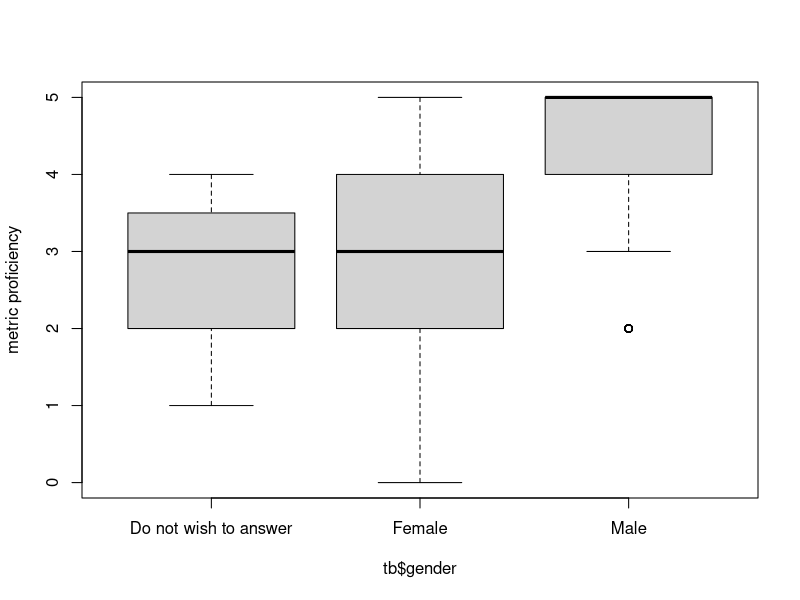
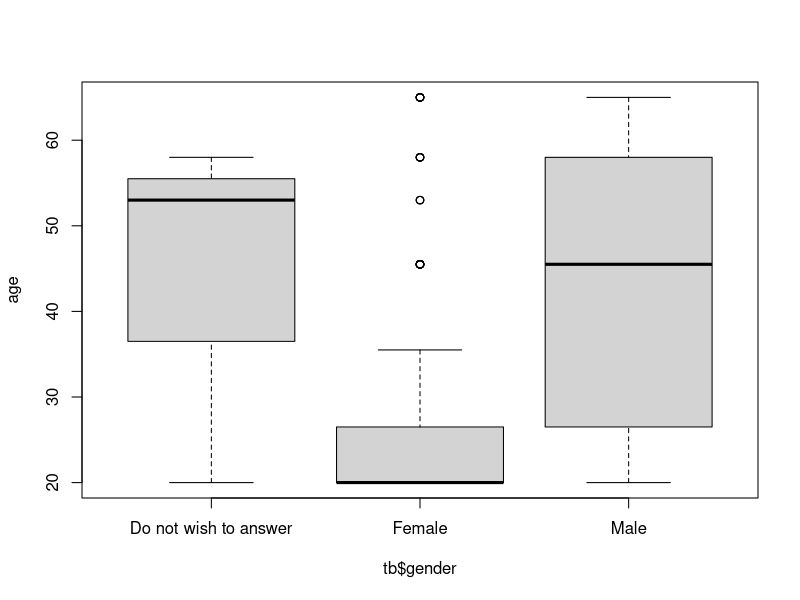
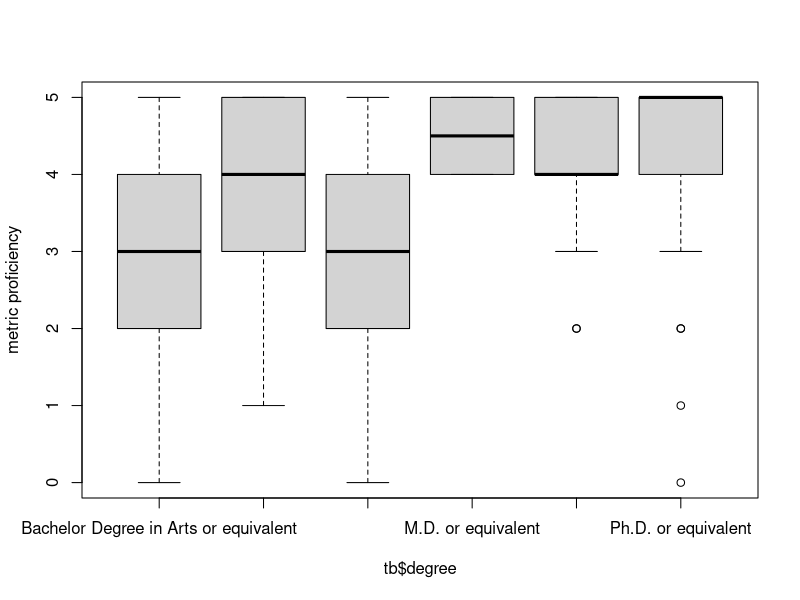
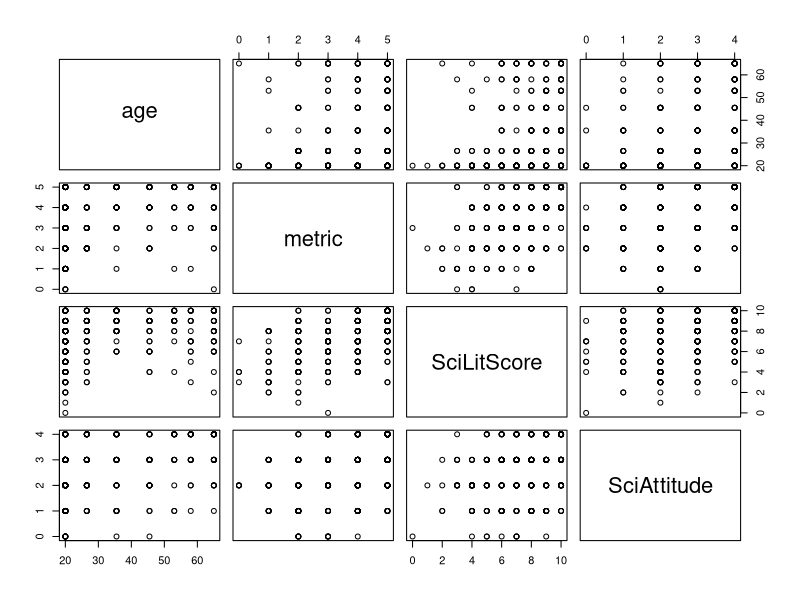
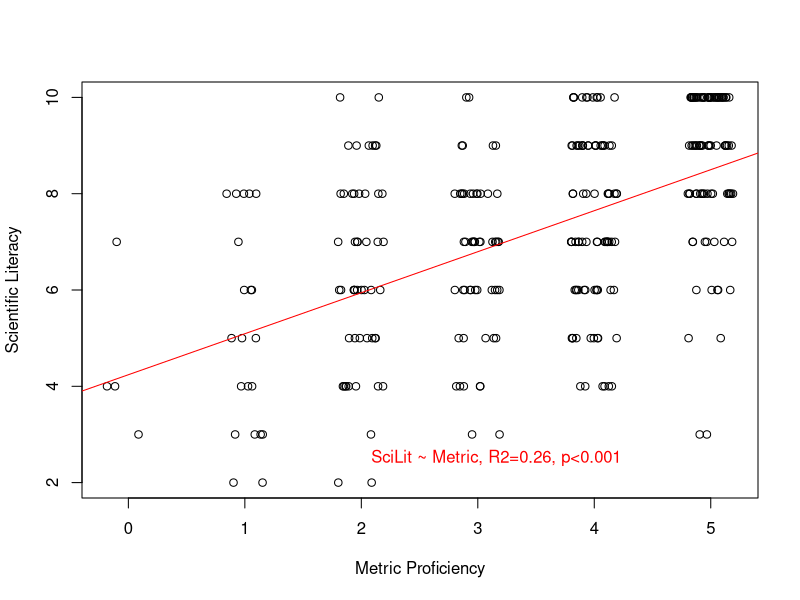
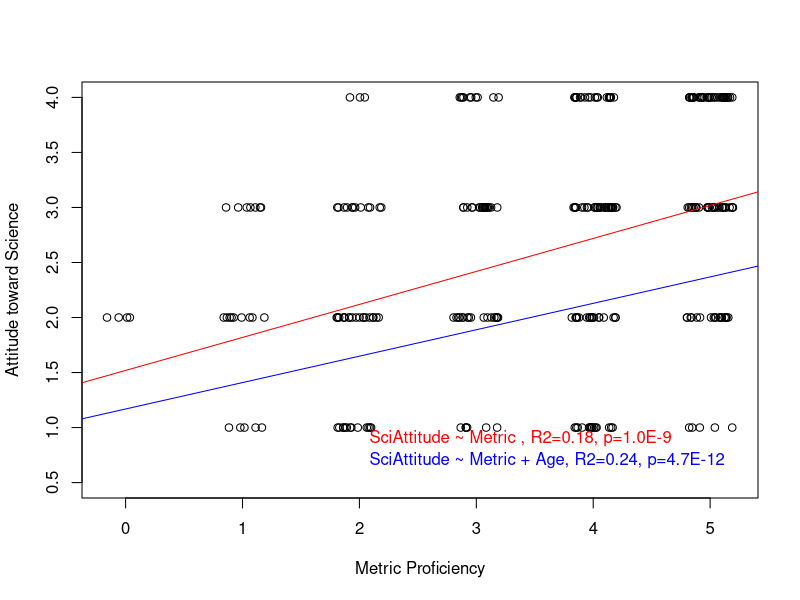
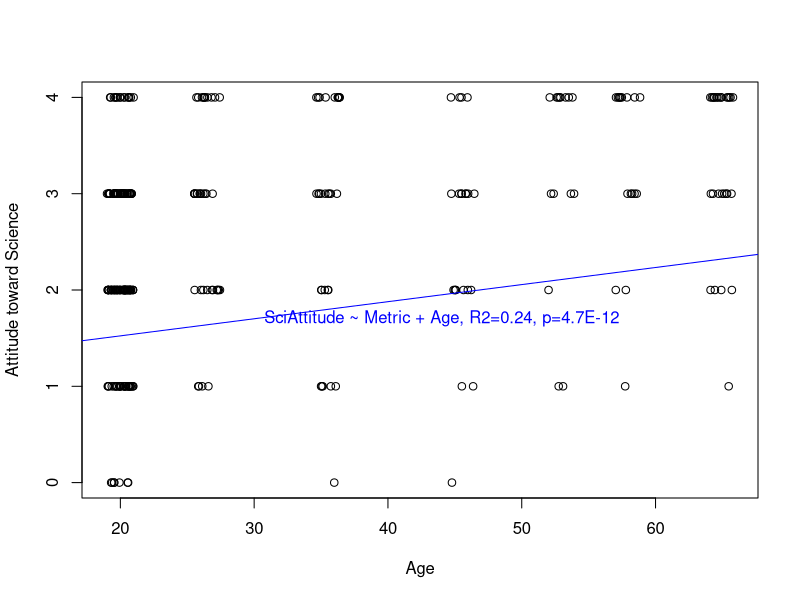
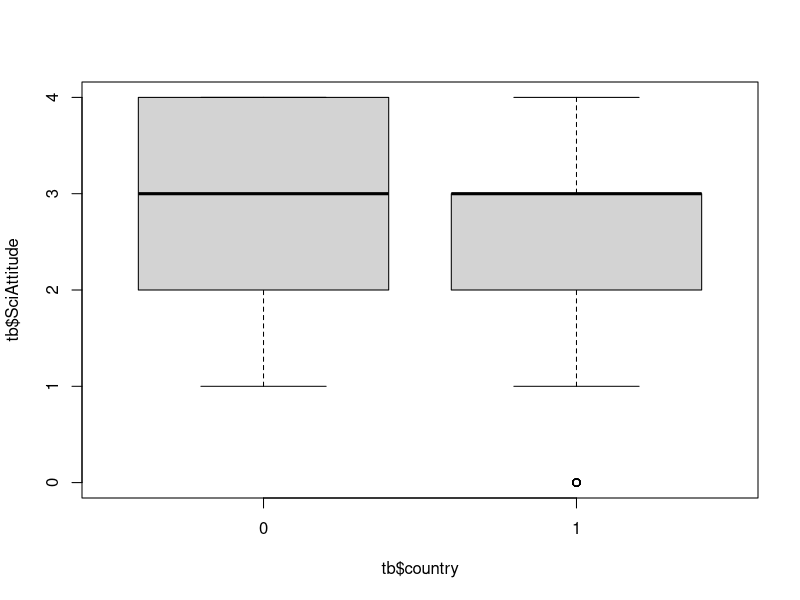

Write R code to recreate these figures, in order.
## ---- chunk 1
rm( list=ls()) #clean up worksapce
library(tidyverse)
list.files()
## ---- chunk 2
tb = read_csv("metric-attitude-literacy.csv")
## ---- chunk 3
?str
help(str);
str(tb);
## ---- chunk 4
#indexing features of R
tb[1:5, 2:3]
tb$age #what does mean? 
#tb$age[?] #try for 5th row in age

# what is the 5th and 9th rows in age and SciLitScore: 
tb[c(5,9), c(7,2)]
## ---- chunk 5
tb[c(5,9), c('age', 'SciLitScore')]
## ---- chunk 6
table(tb$age)
## ---- chunk 7
summary(tb)
## ---- chunk 8
head(tb)
## ---- chunk 9
head( tb[, 2:3], n=2)
## ---- chunk 10
table(tb$country)
## ---- chunk 11
boxplot( tb$metric ~ tb$gender, ylab="metric proficiency" )
## ---- chunk 12
table(tb$metric, tb$gender )
## ---- chunk 13
tb$gender == 'Male'
tb$metric[tb$gender=='Male']
tb$metric[tb$gender=='Female']
## ---- chunk 14
t.test(tb$metric[tb$gender=='Female'], tb$metric[tb$gender=='Male'], alternative = 'less')
# Does this mean that females are more uncomfortable with metric usage?
## ---- chunk 15
# Female participants tend to be younger
boxplot( tb$age ~ tb$gender, ylab='age')

# More female participants with Bachelor degrees
table( tb$gender, tb$degree )

boxplot( tb$metric ~ tb$degree, ylab='metric proficiency')

# how age in boxplot
# ???
  
m1 = lm( tb$metric ~ tb$gender )
summary(m1)
#summary( lm( tb$metric ~ tb$gender ) )

m2 = lm( tb$metric ~ tb$age )
summary(m2)

m3 = lm( tb$metric ~ tb$degree )
summary(m3)

m4 = lm( tb$metric~ tb$gender + tb$age + tb$degree )
summary(m4)
## ---- chunk 16
#########################
#summary(tb); str(tb)

#remove rows with missing age from analysis. Missing age can cause bugs in anova model comparisons. 
tb = tb[!is.na(tb$age), ] 

summary(tb)
str(tb); 

pairs(tb[, c("age", "metric", "SciLitScore", "SciAttitude")])

## ---- chunk 17
summary(lm(tb$SciLitScore ~ tb$metric )) #significant
summary(lm(tb$SciAttitude ~ tb$metric )) #significant
summary(lm(tb$SciAttitude ~ tb$SciLitScore )) #significant
summary(lm(tb$SciAttitude ~ tb$age )) #significant
summary(lm(tb$metric ~ tb$age )) #significant

summary(lm(tb$SciAttitude ~ tb$SciLitScore + tb$metric )) #significant
## metric -> SciAttitude and SciLitScore


summary(lm(tb$SciAttitude ~ tb$metric + tb$age + tb$gender + tb$country  )) #only metric is significant
summary(lm(tb$SciLitScore ~ tb$metric + tb$age + tb$gender + tb$country  )) #only metric is significant

summary(lm(tb$SciLitScore ~ tb$country)) #p=0.0009, but seems due to metric?  
summary(lm(tb$SciLitScore ~ tb$metric + tb$country  )) #only metric is significant

summary(lm(tb$SciAttitude ~ tb$country)) #p=0.0127, but seems due to metric?  
summary(lm(tb$SciAttitude ~ tb$country + tb$metric)) #country not significant when controled for metric 


plot( tb$SciLitScore ~ jitter(tb$metric), xlab='Metric Proficiency', ylab='Scientific Literacy', ylim=c(2,10) )
m1 = lm(tb$SciLitScore ~ tb$metric )
abline(m1, col='red')
summary(m1)
text(2, 2.5, "SciLit ~ Metric, R2=0.26, p<0.001", col="red", pos=4)
#abline(m2, col='blue')
summary(m2)
m2 = lm(tb$SciLitScore ~ tb$metric + tb$age)
anova(m1, m2)
m3 = lm(tb$SciLitScore ~ tb$metric + tb$age + tb$gender)
summary(m3)
anova(m2,m3)
m4 = lm(tb$SciLitScore ~ tb$metric + tb$age + tb$country)
anova(m2, m4)
#text(2, 2, "SciLit ~ Metric + Age, R2=0.29, p=2.8E-14", col="blue", pos=4)

plot( tb$SciAttitude ~ jitter(tb$metric), ylim=c(0.5,4), xlab='Metric Proficiency', ylab='Attitude toward Science' )
m1 = lm( tb$SciAttitude ~ tb$metric )
m2 = lm( tb$SciAttitude ~ tb$metric + tb$age )
abline(m1, col='red')
abline(m2, col='blue')
summary(m1)
summary(m2)
anova(m1, m2)
text(2, 0.9, "SciAttitude ~ Metric , R2=0.18, p=1.0E-9", col="red", pos=4)
text(2, 0.7, "SciAttitude ~ Metric + Age, R2=0.24, p=4.7E-12", col="blue", pos=4)

plot( tb$SciAttitude ~ jitter(tb$age), ylab='Attitude toward Science', xlab='Age')
m2 = lm( tb$SciAttitude ~ tb$age + tb$metric)
abline(m2, col='blue')
text(30, 1.7, "SciAttitude ~ Metric + Age, R2=0.24, p=4.7E-12", col="blue", pos=4)

summary(lm(tb$SciAttitude ~ tb$metric + tb$age + tb$gender + tb$country  )) #age is signicant!!!

#but this might be a bias in the sample
# 1) there is many faculty
# 2) people took the sample may be interested in the metric and science at the first place?!
summary(lm(tb$SciAttitude ~ tb$metric + tb$age + tb$gender + tb$country + tb$degree  )) #age is signicant!!!

summary(lm(tb$SciAttitude ~ tb$SciLitScore))
summary(lm(tb$SciAttitude ~ tb$SciLitScore + tb$metric))

boxplot( tb$SciAttitude ~ tb$country )
boxplot( tb$SciLitScore ~ tb$country )
boxplot( tb$metric ~ tb$country )

boxplot( tb$SciLitScore ~ tb$age )
boxplot( tb$SciAttitude ~ tb$age )
boxplot( tb$metric ~ tb$age )

###########
# remove phD from the samples
#
summary(tb[, 1:5])
tb3 = tb[ - grep('Ph.D.', tb$degree)  , ]
summary(tb3)
summary(lm(tb3$SciAttitude ~ tb3$metric + tb3$age + tb3$gender + tb3$country + tb3$degree  )) 
#age is still signicant after PhD are removed from the sample

